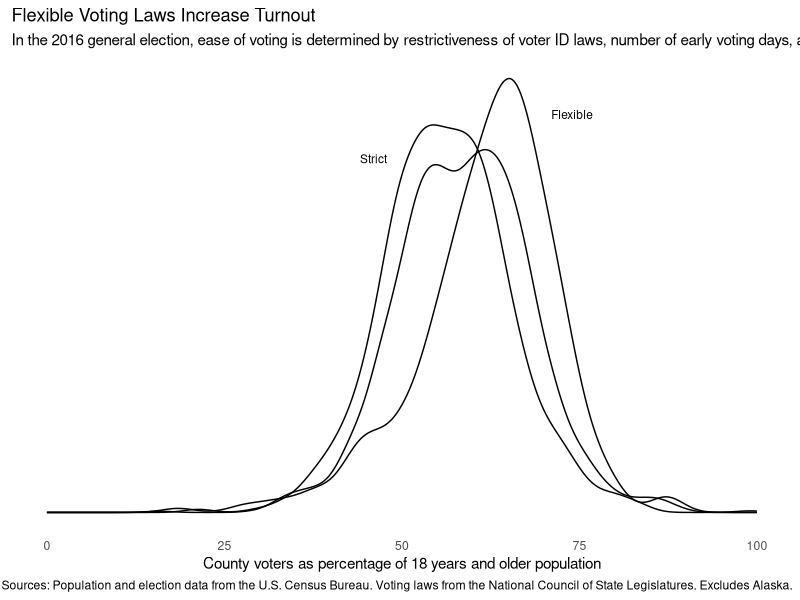
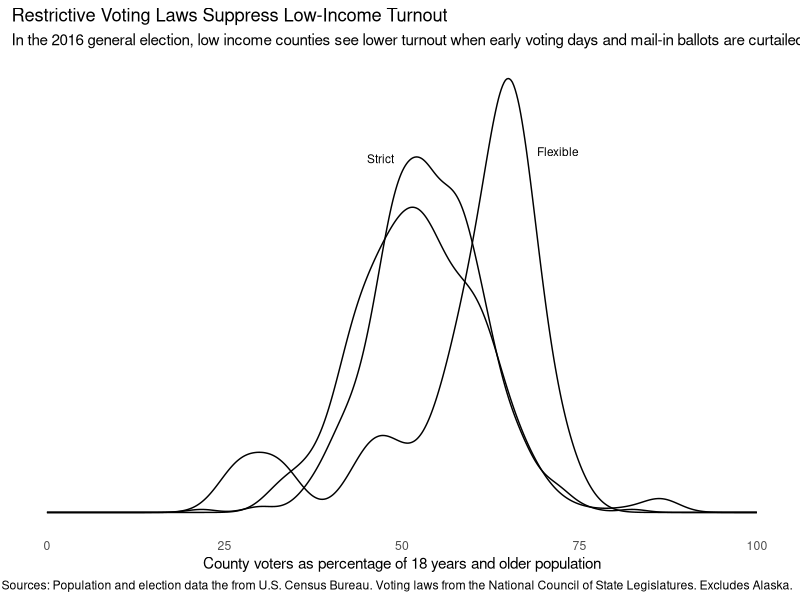
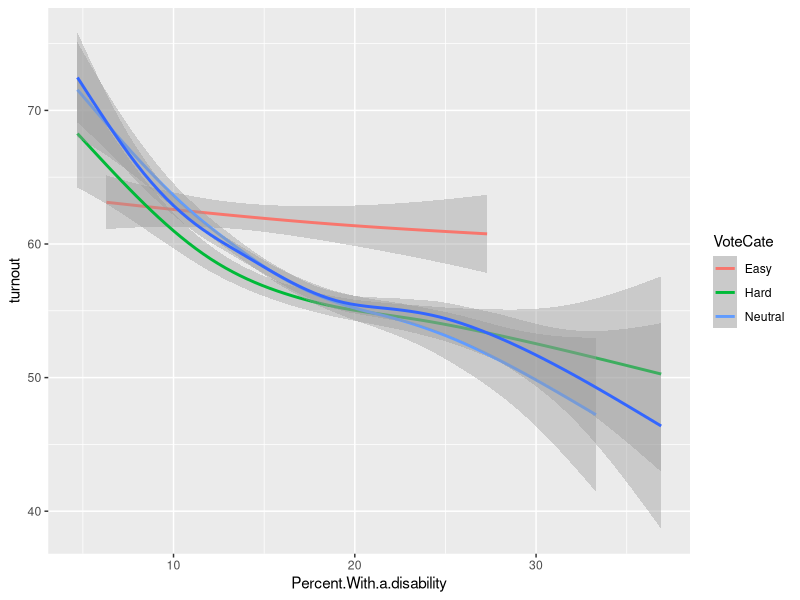
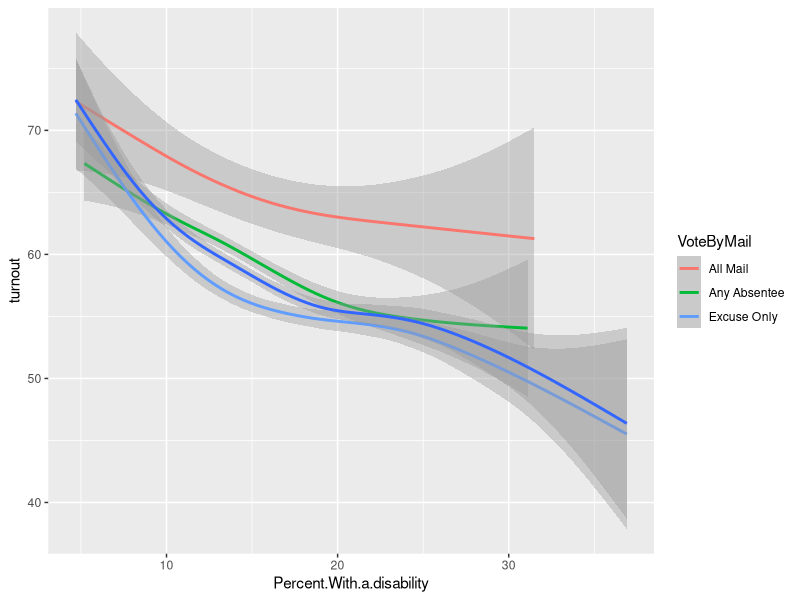
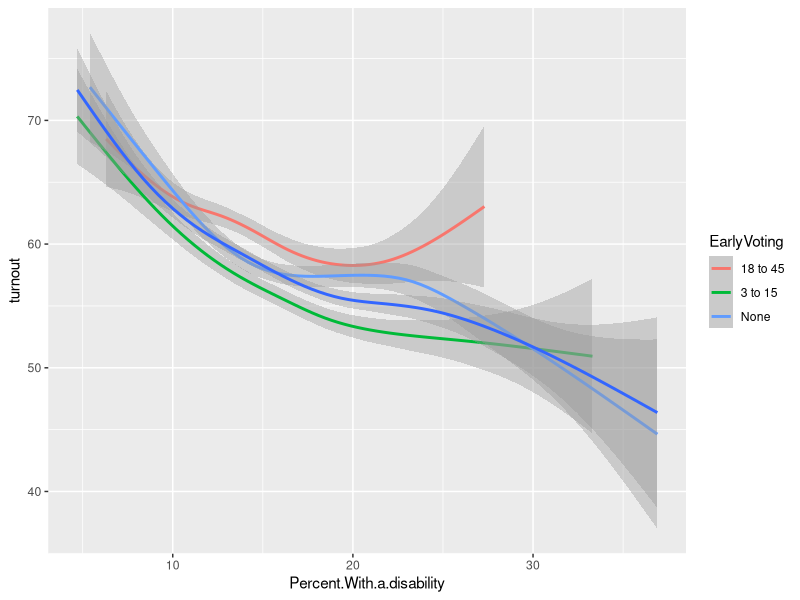

Source code (R) for these figures, in order:
## ---- chunk 1

library(tidyverse)

## ---- chunk 2

census <- read.csv("Data/census_with_election_data.csv") %>% 
    mutate(turnout = (total_votes/X18.and.over.population)*100)

laws <- read.csv("Data/Voting Laws by State Revised.csv")

df <- left_join(census, laws, by=c('state.name'='State'))

df <- df[complete.cases(df),]

## ---- chunk 3

df$EarlyVoting = case_when(df$EarlyVotingDays == 0 ~ "None",
                            df$EarlyVotingDays >= 18 ~ "18 to 45",
                            TRUE ~ "3 to 15")

df$bcollar <- df$Service + df$Natural.resources..construction..and.maintenance.occupations + df$Production..transportation..and.material.moving.occupations

df$wcollar <- df$Management..business..science..and.arts.occupations+ df$Sales.and.office.occupations

df$MailScore <- case_when(df$VoteByMail == "All Mail" ~ 1,
                         df$VoteByMail == "Any Absentee" ~ 2,
                         df$VoteByMail == "Excuse Only" ~ 3)

df$EarlyScore <- case_when(df$EarlyVoting == "None" ~ 3,
                          df$EarlyVoting == "3 to 15" ~ 2,
                          df$EarlyVoting == "18 to 45" ~ 1)

df$IDScore <- case_when(df$VoterID == "No ID" ~ 1,
                       df$VoterID == "Non Photo ID" ~ 2,
                       df$VoterID == "Strict Non-Photo" ~ 2,
                       df$VoterID == "Photo ID" ~ 3,
                       df$VoterID == "Strict Photo ID" ~ 3)

df$VoterScore <- df$MailScore + df$EarlyScore + df$IDScore

df$VoteCate <- case_when(df$VoterScore <= 4 ~ "Easy",
                         df$VoterScore >= 8 ~ "Hard",
                         TRUE ~ "Neutral")

df$DiverseCounty <- case_when(df$White <= .65 ~ "Yes",
                              TRUE ~ "No")

df$IncomeLevels <- case_when(df$Median.household.income < 40000 ~ "Low",
                             df$Median.household.income >= 55000 ~ "High",
                             TRUE ~ "Mid")

## ---- chunk 4

ggplot(df, aes(x=turnout, group=VoteCate)) + 
    geom_density() +
    xlim(0,100) +
    labs(x="County voters as percentage of 18 years and older population",
         title="Flexible Voting Laws Increase Turnout",
         subtitle="In the 2016 general election, ease of voting is determined by restrictiveness of voter ID laws, number of early voting days, and vote by mail provisions.",
         caption="Sources: Population and election data from the U.S. Census Bureau. Voting laws from the National Council of State Legislatures. Excludes Alaska.") +
    annotate(geom = "text", x = c(46,74), y = c(.04,.045), label = c("Strict", "Flexible") , color="black", size=3) +
    theme_minimal() +
    theme(axis.title.y=element_blank(),
          axis.text.y=element_blank(),
          axis.ticks.y=element_blank(),
          legend.position="none",
          panel.grid.minor=element_blank(),
          panel.grid.major=element_blank())

#ggsave("CountyTurnout.png",width=10,height=6)

## ---- chunk 5

df %>% filter(IncomeLevels == "Low") %>% ggplot() + 
    geom_density(aes(x=turnout, group=VoteCate)) + 
    xlim(0,100) +
    labs(x="County voters as percentage of 18 years and older population",
         title="Restrictive Voting Laws Suppress Low-Income Turnout",
         subtitle="In the 2016 general election, low income counties see lower turnout when early voting days and mail-in ballots are curtailed and photo IDs are required.",
         caption="Sources: Population and election data the from U.S. Census Bureau. Voting laws from the National Council of State Legislatures. Excludes Alaska.") +
    annotate(geom = "text", x = c(47,72), y = c(.051,.052), label = c("Strict", "Flexible") , color="black", size=3) +    theme_minimal() +
    theme(axis.title.y=element_blank(),
          axis.text.y=element_blank(),
          axis.ticks.y=element_blank(),
          legend.position="none",
          panel.grid.minor=element_blank(),
          panel.grid.major=element_blank())

#ggsave("LowIncomeTurnout.png",width=10,height=6)

## ---- chunk 6

#this needs to be redone to categorize these by disability

ggplot(df) + 
    geom_smooth(aes(Percent.With.a.disability,turnout, color=VoteCate)) +
    geom_smooth(aes(Percent.With.a.disability,turnout))
    


ggplot(df) + 
    geom_smooth(aes(Percent.With.a.disability,turnout, color=VoteByMail)) +
    geom_smooth(aes(Percent.With.a.disability,turnout))
    

ggplot(df) + 
    geom_smooth(aes(Percent.With.a.disability,turnout, color=EarlyVoting)) +
    geom_smooth(aes(Percent.With.a.disability,turnout))
    

